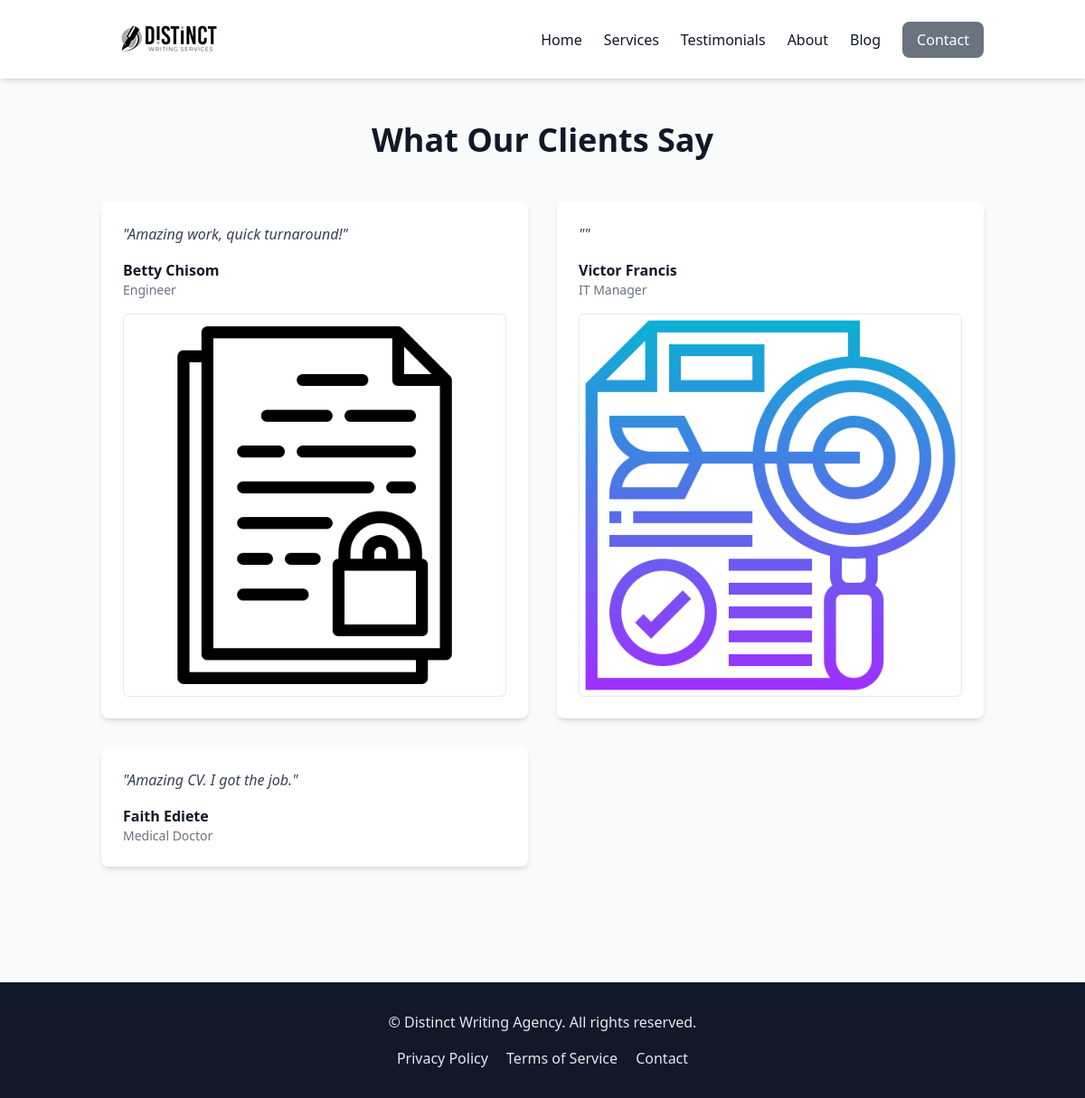
Page /testimonials/ on the committed database.
### website/models.py (models this page shows, shortened)
class Testimonial(models.Model):
    name = models.CharField(max_length=100) # Client's name
    role = models.CharField(
        max_length=100,
        blank=True,
        help_text="Client's role or company (optional)."
        )
    quote = models.TextField(blank=True, null=True) # Optional Text
    screenshot = models.ImageField(
        upload_to="testimonials/",
        blank=True,
        null=True,
        help_text="Upload a testimonial screenshot"
    )

### website/views.py (the view)
# urls.py: path('testimonials/', views.testimonials, name='testimonials'),
def testimonials(request):
    testimonials = Testimonial.objects.all()
    return render(request, "testimonials.html", {
        "testimonials": testimonials
    })

### website/templates/testimonials.html (shortened to what this page needs)
{% extends "base.html" %}
{% load static %}
{% block content %}
<section class="mb-12">
    <h1 class="text-4xl font-bold text-center mb-12">
        What Our Clients Say
    </h1>
    {% if testimonials %}
        <div class="grid md:grid-cols-2 gap-8">
            {% for testimonial in testimonials %}
              <div class="bg-white p-6 rounded-lg shadow-md">
                <p class="text-gray-700 italic mb-4">
                    "{{ testimonial.quote }}"
                </p>
                 <div class="font-semibold">
                    {{ testimonial.name }}
                 </div>
                 {% if testimonial.role %}
                    <div class="text-sm text-gray-500">
                        {{ testimonial.role }}
                    </div>
                {% endif %}
                 {% if testimonial.screenshot %}
                 <img
                    src="{{ testimonial.screenshot.url }}"
                    alt="Testimonial screenshot"
                    class="mt-4 rounded-md border"
                 />
                 {% endif %}
              </div>
            {% endfor %}
        </div>
    {% else %}
        <p class="text-center text-gray-500">
            No testimonials yet.
        </p>
    {% endif %}
</section>
{% endblock %}

### website/templates/base.html (shortened to what this page needs)
{% load static %}
<!doctype html>
<html lang="en">
<head>
    <link rel="stylesheet" href="{% static 'css/output.css' %}">
</head>
<body class="bg-gray-50 text-gray-900 flex flex-col min-h-screen">
    <nav class="bg-white shadow-md sticky top-0 z-50">
        <div class="container mx-auto px-6 py-4 flex justify-between items-center">
            <a href="/" class="flex items-center">
                <img src="{% static 'images/logo4.png' %}" alt="Distinct Writing Logo" class="h-10 md:h-12 w-auto object-contain" style="image-rendering: -webkit-optimize-contrast; image-rendering: crisp-edges;">
            </a>
            <div id="desktop-nav" class="hidden md:flex items-center space-x-6">
                <a href="/" class="hover:text-blue-600 transition">Home</a>
                <a href="{% url 'services' %}" class="hover:text-blue-600 transition">Services</a>
                <a href="/testimonials/" class="hover:text-blue-600 transition">Testimonials</a>
                <a href="/about/" class="hover:text-blue-600 transition">About</a>
                <a href="/blog/" class="hover:text-blue-600 transition">Blog</a>
                <a href="/contact/" style="background-color: #6B7280; color: white;"
                    class="px-4 py-2 rounded-lg transition hover:brightness-90"
                    onmouseover="this.style.backgroundColor='#4B5563'"
                    onmouseout="this.style.backgroundColor='#6B7280'">
                    Contact
                </a>
            </div>
        </div>
    </nav>
    <main class="flex-grow container mx-auto px-6 py-12">
        {% block content %}{% endblock %}
    </main>
    <footer class="bg-gray-900 text-gray-200 py-8 mt-8">
        <div class="container mx-auto px-6 text-center space-y-4">
            <p>&copy; {{ now|date:"Y" }} Distinct Writing Agency. All rights reserved.</p>
            <div class="space-x-4">
                <a href="#" class="hover:text-white">Privacy Policy</a>
                <a href="#" class="hover:text-white">Terms of Service</a>
                <a href="#" class="hover:text-white">Contact</a>
            </div>
        </div>
    </footer>
</body>
</html>

### website/templates/base.html (style rules this page uses)
#desktop-nav { display: none !important; }
@media (min-width: 768px) { #desktop-nav { display: flex !important; } }

### rows in the picture
Testimonial: quote "Amazing work, quick turnaround!", name "Betty Chisom", role "Engineer", screenshot (picture)
Testimonial: name "Victor Francis", role "IT Manager", screenshot (picture)
Testimonial: quote "Amazing CV. I got the job.", name "Faith Ediete", role "Medical Doctor"
